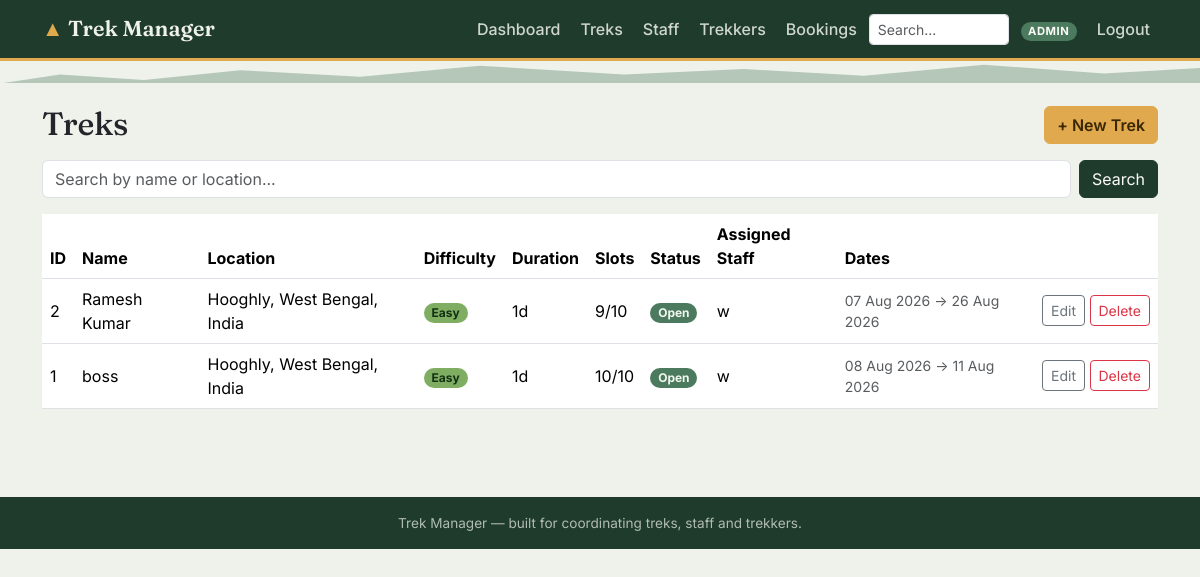
The app's page /admin/treks (signed in) with its own data.
### models.py (models this page shows, shortened)
class User(UserMixin, db.Model):
    __tablename__ = "users"
    id = db.Column(db.Integer, primary_key=True)
    name = db.Column(db.String(120), nullable=False)
    email = db.Column(db.String(150), unique=True, nullable=False, index=True)
    phone = db.Column(db.String(20))
    password_hash = db.Column(db.String(255), nullable=False)
    role = db.Column(db.String(20), nullable=False)  # admin / staff / trekker
    status = db.Column(db.String(20), nullable=False, default=STATUS_ACTIVE)
    created_at = db.Column(db.DateTime, default=datetime.utcnow)
    assigned_treks = db.relationship(
        "Trek", backref="staff", lazy=True, foreign_keys="Trek.assigned_staff_id"
    )
    bookings = db.relationship(
        "Booking", backref="trekker", lazy=True, foreign_keys="Booking.user_id"
    )
    @property
    def is_admin(self):
        return self.role == ROLE_ADMIN

class Trek(db.Model):
    __tablename__ = "treks"
    id = db.Column(db.Integer, primary_key=True)
    name = db.Column(db.String(150), nullable=False)
    location = db.Column(db.String(150), nullable=False)
    difficulty = db.Column(db.String(20), nullable=False, default="Easy")
    duration_days = db.Column(db.Integer, nullable=False, default=1)
    total_slots = db.Column(db.Integer, nullable=False, default=10)
    available_slots = db.Column(db.Integer, nullable=False, default=10)
    assigned_staff_id = db.Column(db.Integer, db.ForeignKey("users.id"), nullable=True)
    status = db.Column(db.String(20), nullable=False, default=TREK_PENDING)
    start_date = db.Column(db.Date, nullable=True)
    end_date = db.Column(db.Date, nullable=True)
    description = db.Column(db.Text, default="")
    created_at = db.Column(db.DateTime, default=datetime.utcnow)
    bookings = db.relationship(
        "Booking", backref="trek", lazy=True, cascade="all, delete-orphan"
    )

### admin.py (the view)
@admin_bp.route("/treks")
@login_required
@admin_required
def treks():
    q = request.args.get("q", "").strip()
    query = Trek.query
    if q:
        like = f"%{q}%"
        query = query.filter(db.or_(Trek.name.ilike(like), Trek.location.ilike(like)))
    all_treks = query.order_by(Trek.created_at.desc()).all()
    return render_template("admin/treks.html", treks=all_treks, q=q)

### admin.py (called while the page is built)
def admin_required(view):
    @wraps(view)
    def wrapped(*args, **kwargs):
        if not current_user.is_authenticated or not current_user.is_admin:
            abort(403)
        return view(*args, **kwargs)
    return wrapped

### templates/admin/treks.html (shortened to what this page needs)
{% extends "base.html" %}
{% from "partials/_badges.html" import status_badge, difficulty_badge %}
{% block content %}
<div class="d-flex justify-content-between align-items-center mb-3">
  <h2 class="display-title mb-0">Treks</h2>
  <a href="{{ url_for('admin.trek_new') }}" class="btn btn-amber">+ New Trek</a>
</div>
<form class="row g-2 mb-3" method="get">
  <div class="col-auto flex-grow-1">
    <input type="text" class="form-control" name="q" value="{{ q }}" placeholder="Search by name or location...">
  </div>
  <div class="col-auto">
    <button class="btn btn-forest" type="submit">Search</button>
  </div>
</form>
<div class="table-responsive">
  <table class="table table-trek align-middle bg-white">
    <thead>
      <tr>
        <th>ID</th><th>Name</th><th>Location</th><th>Difficulty</th><th>Duration</th>
        <th>Slots</th><th>Status</th><th>Assigned Staff</th><th>Dates</th><th></th>
      </tr>
    </thead>
    <tbody>
      {% for trek in treks %}
      <tr>
        <td>{{ trek.id }}</td>
        <td>{{ trek.name }}</td>
        <td>{{ trek.location }}</td>
        <td>{{ difficulty_badge(trek.difficulty) }}</td>
        <td>{{ trek.duration_days }}d</td>
        <td>{{ trek.available_slots }}/{{ trek.total_slots }}</td>
        <td>{{ status_badge(trek.status) }}</td>
        <td>{{ trek.staff.name if trek.staff else '— unassigned' }}</td>
        <td class="small text-muted">
          {{ trek.start_date.strftime('%d %b %Y') if trek.start_date else '—' }}
          &rarr;
          {{ trek.end_date.strftime('%d %b %Y') if trek.end_date else '—' }}
        </td>
        <td class="text-nowrap">
          <a href="{{ url_for('admin.trek_edit', trek_id=trek.id) }}" class="btn btn-sm btn-outline-secondary">Edit</a>
          <form method="post" action="{{ url_for('admin.trek_delete', trek_id=trek.id) }}" class="d-inline"
                onsubmit="return confirm('Remove this trek? This cannot be undone.');">
            <button class="btn btn-sm btn-outline-danger">Delete</button>
          </form>
        </td>
      </tr>
      {% else %}
      <tr><td colspan="10" class="text-center text-muted py-3">No treks found.</td></tr>
      {% endfor %}
    </tbody>
  </table>
</div>
{% endblock %}

### templates/base.html (shortened to what this page needs)
<!DOCTYPE html>
<html lang="en">
<head>
  <link href="https://cdn.jsdelivr.net/npm/bootstrap@5.3.2/dist/css/bootstrap.min.css" rel="stylesheet">
  <link rel="stylesheet" href="{{ url_for('static', filename='css/style.css') }}">
</head>
<body>
<nav class="navbar navbar-expand-lg navbar-trek">
  <div class="container">
    <a class="navbar-brand" href="{{ url_for('index') }}">
      <span class="peak">&#9650;</span> Trek Manager
    </a>
    <div class="collapse navbar-collapse" id="navMain">
      <ul class="navbar-nav ms-auto align-items-lg-center gap-lg-1">
        {% if current_user.is_authenticated %}
          {% if current_user.is_admin %}
            <li class="nav-item"><a class="nav-link" href="{{ url_for('admin.dashboard') }}">Dashboard</a></li>
            <li class="nav-item"><a class="nav-link" href="{{ url_for('admin.treks') }}">Treks</a></li>
            <li class="nav-item"><a class="nav-link" href="{{ url_for('admin.staff_list') }}">Staff</a></li>
            <li class="nav-item"><a class="nav-link" href="{{ url_for('admin.users_list') }}">Trekkers</a></li>
            <li class="nav-item"><a class="nav-link" href="{{ url_for('admin.bookings') }}">Bookings</a></li>
            <li class="nav-item">
              <form class="d-flex" role="search" action="{{ url_for('admin.search') }}" method="get">
                <input class="form-control form-control-sm" type="search" name="q" placeholder="Search..." style="width: 140px;">
              </form>
            </li>
          {% elif current_user.is_staff %}
            <li class="nav-item"><a class="nav-link" href="{{ url_for('staff.dashboard') }}">My Treks</a></li>
          {% endif %}
          <li class="nav-item ms-lg-2">
            <span class="badge badge-role rounded-pill">{{ current_user.role }}</span>
          </li>
          <li class="nav-item ms-lg-2">
            <a class="nav-link" href="{{ url_for('auth.logout') }}">Logout</a>
          </li>
        {% endif %}
      </ul>
    </div>
  </div>
</nav>
<div class="elevation-rule"></div>
<main class="container py-4">
  {% block content %}{% endblock %}
</main>
<footer class="site-footer py-3 mt-5">
  <div class="container text-center">
    Trek Manager &mdash; built for coordinating treks, staff and trekkers.
  </div>
</footer>
</body>
</html>

### templates/partials/_badges.html
{% macro status_badge(status) -%}
  {%- set cls = {
    'Pending': 'badge-status-pending',
    'Approved': 'badge-status-approved',
    'Open': 'badge-status-open',
    'Closed': 'badge-status-closed',
    'Completed': 'badge-status-completed',
    'Active': 'badge-status-active',
    'Blacklisted': 'badge-status-blacklisted',
    'Booked': 'badge-status-open',
    'Cancelled': 'badge-status-blacklisted',
  }.get(status, 'badge-status-pending') -%}
  <span class="badge {{ cls }} rounded-pill">{{ status }}</span>
{%- endmacro %}
{% macro difficulty_badge(difficulty) -%}
  {%- set cls = {
    'Easy': 'badge-easy',
    'Moderate': 'badge-moderate',
    'Hard': 'badge-hard',
  }.get(difficulty, 'badge-easy') -%}
  <span class="badge {{ cls }} rounded-pill">{{ difficulty }}</span>
{%- endmacro %}

### static/css/style.css (style rules this page uses)
:root { --forest: #1f3b2c; --forest-dark: #142a1e; --moss: #4c7a5e; --glacier: #6fa8b8; --amber: #e0a94e; --stone: #eef2ea; --stone-dark: #dfe6da; --charcoal: #23252a; --paper: #fbfbf8; }
body { background-color: var(--stone); color: var(--charcoal); font-family: 'Inter', -apple-system, BlinkMacSystemFont, sans-serif; }
h1, h2, h3, h4, h5, .display-title, .brand-mark { font-family: 'Fraunces', Georgia, serif; letter-spacing: -0.01em; }
.navbar-trek { background: var(--forest); border-bottom: 3px solid var(--amber); }
.navbar-trek .navbar-brand { font-family: 'Fraunces', serif; font-weight: 600; color: var(--stone) !important; font-size: 1.35rem; }
.navbar-trek .navbar-brand .peak { color: var(--amber); }
.navbar-trek .nav-link { color: rgba(238, 242, 234, 0.85) !important; font-weight: 500; }
.navbar-trek .badge-role { background: var(--moss); color: var(--paper); font-size: 0.7rem; letter-spacing: 0.05em; text-transform: uppercase; }
.elevation-rule { height: 22px; width: 100%; background-image: repeating-linear-gradient( 100deg, transparent 0, transparent 18px, var(--moss) 18px, var(--moss) 20px ); opacity: 0.35; clip-path: polygon(0 100%, 5% 60%, 12% 85%, 20% 40%, 30% 70%, 40% 20%, 52% 60%, 62% 35%, 72% 65%, 82% 15%, 92% 55%, 100% 30%, 100% 100%); background-color: var(--moss); margin-bottom: -2px; }
.badge-easy { background: #7fae63; color: #133014; }
.badge-status-open { background: var(--moss); color: #f2f7ef; }
.btn-forest { background: var(--forest); border-color: var(--forest); color: var(--paper); }
.btn-amber { background: var(--amber); border-color: var(--amber); color: #3a2703; font-weight: 600; }
.site-footer { background: var(--forest); color: rgba(238, 242, 234, 0.7); font-size: 0.85rem; }
a { color: var(--forest); }
.table-trek thead { background: var(--forest); color: var(--paper); }

### records on screen
User: role "ADMIN"
Trek: id "2", name "Ramesh Kumar", location "Hooghly, West Bengal, India", difficulty "Easy", duration_days "1", available_slots "9", total_slots "10", status "Open", staff "w", start_date "07 Aug 2026", end_date "26 Aug 2026"
Trek: id "1", name "boss", location "Hooghly, West Bengal, India", difficulty "Easy", duration_days "1", available_slots "10", total_slots "10", status "Open", staff "w", start_date "08 Aug 2026", end_date "11 Aug 2026"
